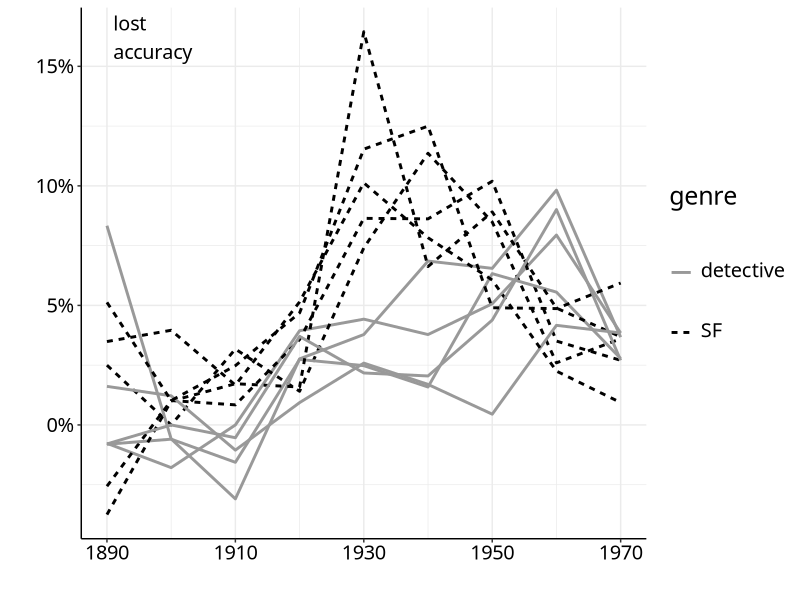
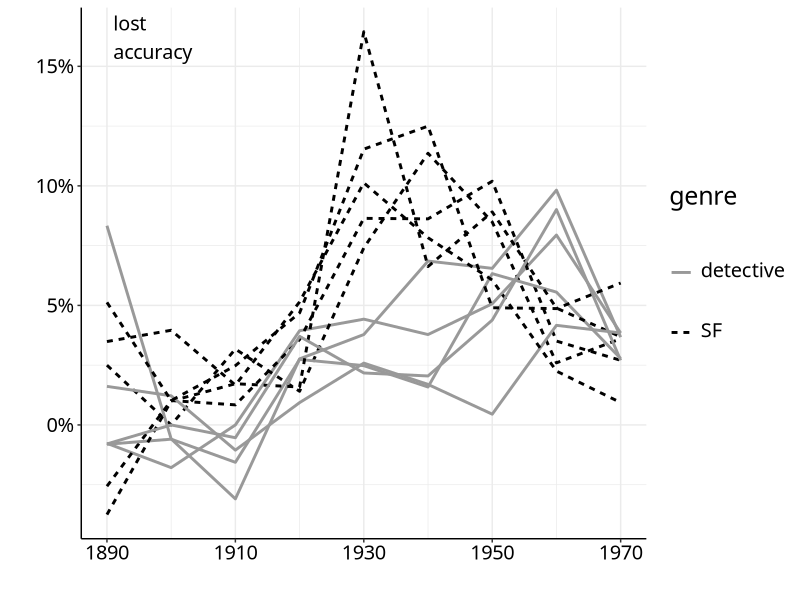
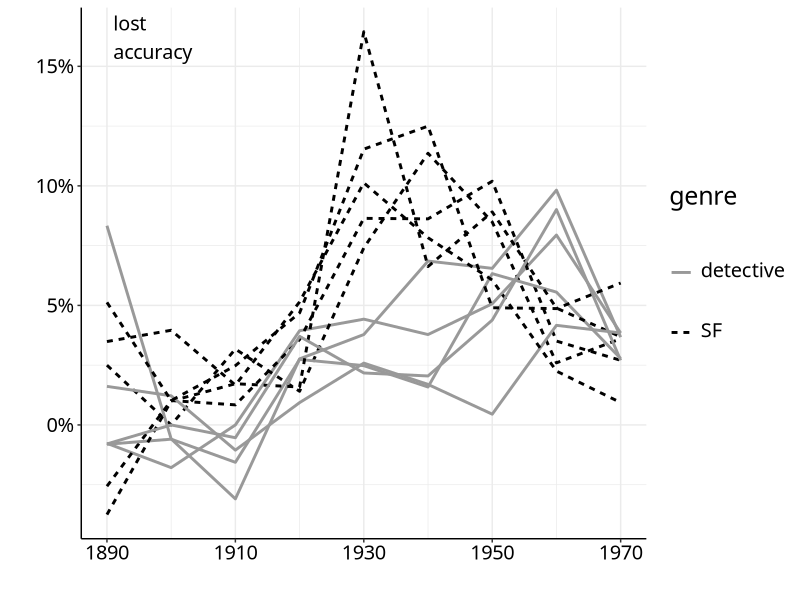

The R source for these figures, in order:
# Make unweighted meantime graph
library(scales)
library(ggplot2)
library(dplyr)

this.dir <- dirname(parent.frame(2)$ofile)
setwd(this.dir)

sfpace <- read.csv('../plotdata/paceofchangeinSF.tsv', sep = '\t')
detectpace <- read.csv('../plotdata/paceofchangeinDetective.tsv', sep = '\t')
sfpace$genre <- 'SF'
detectpace$genre <- 'detective'
allpace <- rbind(sfpace, detectpace)
allpace$iteration <- as.factor(allpace$iteration)

p <- ggplot(allpace, aes(x = date, y = difference, shape = iteration, color = genre, linetype = genre)) + 
  geom_line(size = 1) +
  theme_bw() + scale_y_continuous('', labels = percent) +
  scale_x_continuous('', breaks = c(1890, 1910, 1930, 1950, 1970)) +
  theme(text = element_text(size = 18, family = "Avenir Next Medium"), panel.border = element_blank()) +
  theme(axis.line = element_line(color = 'black'),
        axis.text = element_text(color = 'black')) +
  scale_color_manual(name = 'genre\n', values = c('gray60', 'black'),
                     guide = guide_legend(keyheight = 3,  label.vjust = 0.55, 
                                          override.aes = list(fill = NA, size = 1))) +
  scale_shape_discrete(name = 'genre\n') +
  scale_linetype_discrete(name = 'genre\n') +
  annotate('text', x = 1891, y = 0.162, label = 'lost\naccuracy', 
           hjust = 0, family = "Avenir Next Medium", size = 5)

tiff("../images/C2Fig3paceofchange.tiff", height = 5.5, width = 9, units = 'in', res=400)
plot(p)
dev.off()
plot(p)

plot(p)